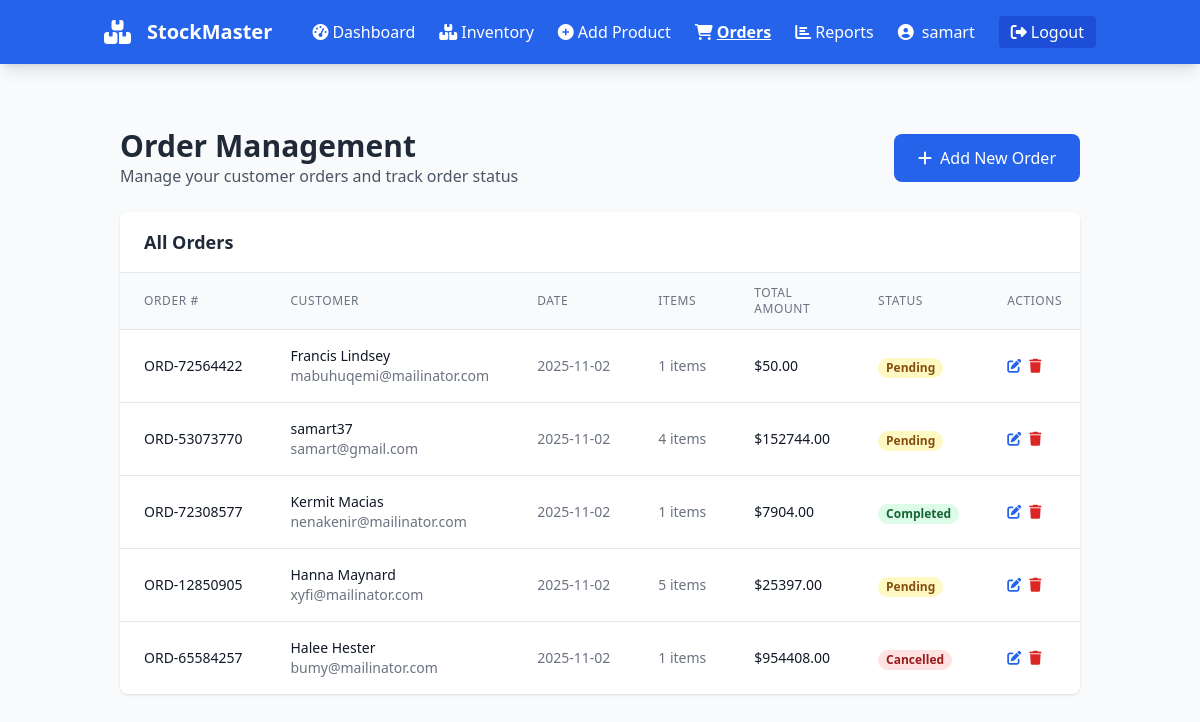
Page /orders (signed in) on the committed database.
### app.py (models this page shows, shortened)
class User(UserMixin, db.Model):
    id = db.Column(db.Integer, primary_key=True)
    username = db.Column(db.String(80), unique=True, nullable=False)
    email = db.Column(db.String(120), unique=True, nullable=False)
    password_hash = db.Column(db.String(128))
    created_at = db.Column(db.DateTime, default=datetime.utcnow)
    products = db.relationship('Product', backref='user', lazy=True)
    orders = db.relationship('Order', backref='user', lazy=True)

class Order(db.Model):
    id = db.Column(db.Integer, primary_key=True)
    order_number = db.Column(db.String(20), unique=True, nullable=False)
    customer_name = db.Column(db.String(100), nullable=False)
    customer_email = db.Column(db.String(120))
    customer_phone = db.Column(db.String(20))
    total_amount = db.Column(db.Float, default=0.0)
    status = db.Column(db.String(20), default='pending')  # pending, completed, cancelled
    notes = db.Column(db.Text)
    created_at = db.Column(db.DateTime, default=datetime.utcnow)
    updated_at = db.Column(db.DateTime, default=datetime.utcnow, onupdate=datetime.utcnow)
    user_id = db.Column(db.Integer, db.ForeignKey('user.id'), nullable=False)
    items = db.relationship('OrderItem', backref='order', lazy=True, cascade='all, delete-orphan')

### app.py (the view)
@app.route('/orders')
@login_required
def orders():
    orders = Order.query.filter_by(user_id=current_user.id).order_by(Order.created_at.desc()).all()
    return render_template('orders.html', orders=orders)

### app.py (called while the page is built)
@login_manager.user_loader
def load_user(user_id):
    return User.query.get(int(user_id))

### templates/orders.html (shortened to what this page needs)
{% extends "base.html" %}
{% block content %}
<div class="container mx-auto px-4 py-8">
    <div class="flex justify-between items-center mb-6">
        <div>
            <h1 class="text-3xl font-bold text-gray-800">Order Management</h1>
            <p class="text-gray-600">Manage your customer orders and track order status</p>
        </div>
        <a href="{{ url_for('add_order') }}" class="bg-blue-600 hover:bg-blue-700 text-white font-medium py-3 px-6 rounded-lg transition duration-300 flex items-center">
            <i class="fas fa-plus mr-2"></i>Add New Order
        </a>
    </div>
    <div class="bg-white rounded-lg shadow overflow-hidden">
        <div class="px-6 py-4 border-b border-gray-200">
            <h2 class="text-lg font-semibold text-gray-800">All Orders</h2>
        </div>
        {% if orders %}
        <div class="overflow-x-auto">
            <table class="min-w-full divide-y divide-gray-200">
                <thead class="bg-gray-50">
                    <tr>
                        <th class="px-6 py-3 text-left text-xs font-medium text-gray-500 uppercase tracking-wider">Order #</th>
                        <th class="px-6 py-3 text-left text-xs font-medium text-gray-500 uppercase tracking-wider">Customer</th>
                        <th class="px-6 py-3 text-left text-xs font-medium text-gray-500 uppercase tracking-wider">Date</th>
                        <th class="px-6 py-3 text-left text-xs font-medium text-gray-500 uppercase tracking-wider">Items</th>
                        <th class="px-6 py-3 text-left text-xs font-medium text-gray-500 uppercase tracking-wider">Total Amount</th>
                        <th class="px-6 py-3 text-left text-xs font-medium text-gray-500 uppercase tracking-wider">Status</th>
                        <th class="px-6 py-3 text-left text-xs font-medium text-gray-500 uppercase tracking-wider">Actions</th>
                    </tr>
                </thead>
                <tbody class="bg-white divide-y divide-gray-200">
                    {% for order in orders %}
                    <tr class="hover:bg-gray-50 transition duration-300">
                        <td class="px-6 py-4 whitespace-nowrap">
                            <div class="text-sm font-medium text-gray-900">{{ order.order_number }}</div>
                        </td>
                        <td class="px-6 py-4 whitespace-nowrap">
                            <div class="text-sm font-medium text-gray-900">{{ order.customer_name }}</div>
                            <div class="text-sm text-gray-500">{{ order.customer_email }}</div>
                        </td>
                        <td class="px-6 py-4 whitespace-nowrap text-sm text-gray-500">
                            {{ order.created_at.strftime('%Y-%m-%d') }}
                        </td>
                        <td class="px-6 py-4 whitespace-nowrap text-sm text-gray-500">
                            {{ order.items|length }} items
                        </td>
                        <td class="px-6 py-4 whitespace-nowrap text-sm font-medium text-gray-900">
                            ${{ "%.2f"|format(order.total_amount) }}
                        </td>
                        <td class="px-6 py-4 whitespace-nowrap">
                            <span class="px-2 inline-flex text-xs leading-5 font-semibold rounded-full
                                {% if order.status == 'pending' %}bg-yellow-100 text-yellow-800
                                {% elif order.status == 'completed' %}bg-green-100 text-green-800
                                {% else %}bg-red-100 text-red-800{% endif %}">
                                {{ order.status|title }}
                            </span>
                        </td>
                        <td class="px-6 py-4 whitespace-nowrap text-sm font-medium">
                            <div class="flex space-x-2">
                                <a href="{{ url_for('edit_order', order_id=order.id) }}" class="text-blue-600 hover:text-blue-900">
                                    <i class="fas fa-edit"></i>
                                </a>
                                <button type="button" onclick="openDeleteModal({{ order.id }})" class="text-red-600 hover:text-red-900">
                                    <i class="fas fa-trash"></i>
                                </button>
                            </div>
                        </td>
                    </tr>
                    {% endfor %}
                </tbody>
            </table>
        </div>
        {% endif %}
    </div>
</div>
{% endblock %}

### templates/base.html (shortened to what this page needs)
<!DOCTYPE html>
<html lang="en">
<head>
    <script src="https://cdn.tailwindcss.com"></script>
    <link rel="stylesheet" href="https://cdnjs.cloudflare.com/ajax/libs/font-awesome/6.4.0/css/all.min.css">
    <link href="{{ url_for('static', filename='style.css') }}" rel="stylesheet">
</head>
<body class="bg-gray-50">
    {% if current_user.is_authenticated %}
    <nav class="bg-blue-600 text-white shadow-lg">
        <div class="container mx-auto px-4">
            <div class="flex justify-between items-center py-4">
                <div class="flex items-center space-x-4">
                    <i class="fas fa-boxes text-2xl"></i>
                    <h1 class="text-xl font-bold">StockMaster</h1>
                </div>
                <div class="flex items-center space-x-6">
                    <a href="{{ url_for('dashboard') }}" class="hover:text-blue-200 transition duration-300 {% if request.endpoint == 'dashboard' %}font-bold underline{% endif %}">
                        <i class="fas fa-tachometer-alt mr-1"></i>Dashboard
                    </a>
                    <a href="{{ url_for('inventory') }}" class="hover:text-blue-200 transition duration-300 {% if request.endpoint == 'inventory' %}font-bold underline{% endif %}">
                        <i class="fas fa-boxes mr-1"></i>Inventory
                    </a>
                    <a href="{{ url_for('add_product') }}" class="hover:text-blue-200 transition duration-300 {% if request.endpoint == 'add_product' %}font-bold underline{% endif %}">
                        <i class="fas fa-plus-circle mr-1"></i>Add Product
                    </a>
                    <a href="{{ url_for('orders') }}" class="hover:text-blue-200 transition duration-300 {% if request.endpoint == 'orders' %}font-bold underline{% endif %}">
                        <i class="fas fa-shopping-cart mr-1"></i>Orders
                    </a>
                    <a href="{{ url_for('report') }}" class="hover:text-blue-200 transition duration-300 {% if request.endpoint == 'report' %}font-bold underline{% endif %}">
                        <i class="fas fa-chart-bar mr-1"></i>Reports
                    </a>
                    <div class="flex items-center space-x-2">
                        <i class="fas fa-user-circle"></i>
                        <span>{{ current_user.username }}</span>
                    </div>
                    <a href="{{ url_for('logout') }}" class="bg-blue-700 hover:bg-blue-800 px-3 py-1 rounded transition duration-300">
                        <i class="fas fa-sign-out-alt mr-1"></i>Logout
                    </a>
                </div>
            </div>
        </div>
    </nav>
    {% endif %}
    <main class="container mx-auto px-4 py-8">
        {% block content %}{% endblock %}
    </main>
</body>
</html>

### static/style.css (style rules this page uses)
* { transition: color 0.3s ease, background-color 0.3s ease, border-color 0.3s ease, box-shadow 0.3s ease; }

### rows in the picture
User: username "samart"
Order: order_number "ORD-72564422", customer_name "Francis Lindsey", customer_email "mabuhuqemi@mailinator.com", created_at "2025-11-02", items|length "1", total_amount "50.00", status "Pending"
Order: order_number "ORD-53073770", customer_name "samart37", customer_email "samart@gmail.com", created_at "2025-11-02", items|length "4", total_amount "152744.00", status "Pending"
Order: order_number "ORD-72308577", customer_name "Kermit Macias", customer_email "nenakenir@mailinator.com", created_at "2025-11-02", items|length "1", total_amount "7904.00", status "Completed"
Order: order_number "ORD-12850905", customer_name "Hanna Maynard", customer_email "xyfi@mailinator.com", created_at "2025-11-02", items|length "5", total_amount "25397.00", status "Pending"
Order: order_number "ORD-65584257", customer_name "Halee Hester", customer_email "bumy@mailinator.com", created_at "2025-11-02", items|length "1", total_amount "954408.00", status "Cancelled"
